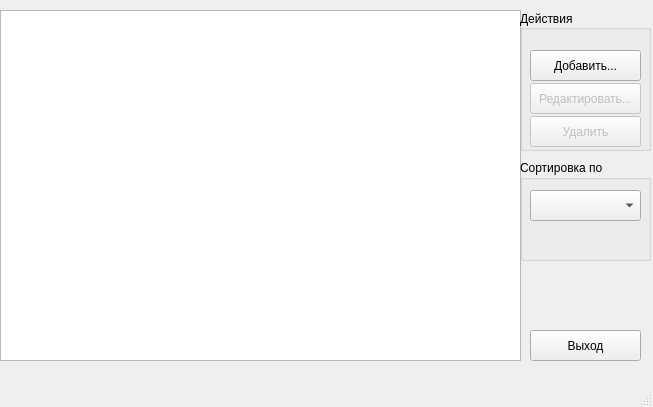
<?xml version="1.0" encoding="UTF-8"?>
<ui version="4.0">
 <class>MainWindow</class>
 <widget class="QMainWindow" name="MainWindow">
  <property name="geometry">
   <rect>
    <x>0</x>
    <y>0</y>
    <width>653</width>
    <height>407</height>
   </rect>
  </property>
  <property name="windowTitle">
   <string>MainWindow</string>
  </property>
  <widget class="QWidget" name="centralWidget">
   <widget class="QTableView" name="tableView">
    <property name="enabled">
     <bool>true</bool>
    </property>
    <property name="geometry">
     <rect>
      <x>0</x>
      <y>10</y>
      <width>521</width>
      <height>351</height>
     </rect>
    </property>
    <property name="editTriggers">
     <set>QAbstractItemView::NoEditTriggers</set>
    </property>
    <property name="selectionMode">
     <enum>QAbstractItemView::SingleSelection</enum>
    </property>
    <property name="selectionBehavior">
     <enum>QAbstractItemView::SelectRows</enum>
    </property>
    <property name="showGrid">
     <bool>true</bool>
    </property>
    <property name="gridStyle">
     <enum>Qt::SolidLine</enum>
    </property>
    <attribute name="horizontalHeaderStretchLastSection">
     <bool>true</bool>
    </attribute>
   </widget>
   <widget class="QGroupBox" name="groupBox">
    <property name="geometry">
     <rect>
      <x>520</x>
      <y>10</y>
      <width>131</width>
      <height>141</height>
     </rect>
    </property>
    <property name="title">
     <string>Действия</string>
    </property>
    <property name="alignment">
     <set>Qt::AlignLeading|Qt::AlignLeft|Qt::AlignVCenter</set>
    </property>
    <property name="flat">
     <bool>false</bool>
    </property>
    <widget class="QPushButton" name="addeventButton">
     <property name="geometry">
      <rect>
       <x>10</x>
       <y>40</y>
       <width>111</width>
       <height>31</height>
      </rect>
     </property>
     <property name="text">
      <string>Добавить...</string>
     </property>
    </widget>
    <widget class="QPushButton" name="editeventButton">
     <property name="enabled">
      <bool>false</bool>
     </property>
     <property name="geometry">
      <rect>
       <x>10</x>
       <y>73</y>
       <width>111</width>
       <height>31</height>
      </rect>
     </property>
     <property name="text">
      <string>Редактировать...</string>
     </property>
    </widget>
    <widget class="QPushButton" name="deleteeventButton">
     <property name="enabled">
      <bool>false</bool>
     </property>
     <property name="geometry">
      <rect>
       <x>10</x>
       <y>106</y>
       <width>111</width>
       <height>31</height>
      </rect>
     </property>
     <property name="text">
      <string>Удалить</string>
     </property>
    </widget>
   </widget>
   <widget class="QGroupBox" name="groupBox_2">
    <property name="geometry">
     <rect>
      <x>520</x>
      <y>160</y>
      <width>131</width>
      <height>101</height>
     </rect>
    </property>
    <property name="title">
     <string>Сортировка по</string>
    </property>
    <widget class="QComboBox" name="comboBox">
     <property name="geometry">
      <rect>
       <x>10</x>
       <y>30</y>
       <width>111</width>
       <height>31</height>
      </rect>
     </property>
    </widget>
   </widget>
   <widget class="QPushButton" name="quitButton">
    <property name="geometry">
     <rect>
      <x>530</x>
      <y>330</y>
      <width>111</width>
      <height>31</height>
     </rect>
    </property>
    <property name="text">
     <string>Выход</string>
    </property>
   </widget>
  </widget>
  <widget class="QMenuBar" name="menuBar">
   <property name="geometry">
    <rect>
     <x>0</x>
     <y>0</y>
     <width>653</width>
     <height>21</height>
    </rect>
   </property>
  </widget>
  <widget class="QStatusBar" name="statusBar"/>
 </widget>
 <layoutdefault spacing="6" margin="11"/>
 <resources/>
 <connections/>
</ui>
